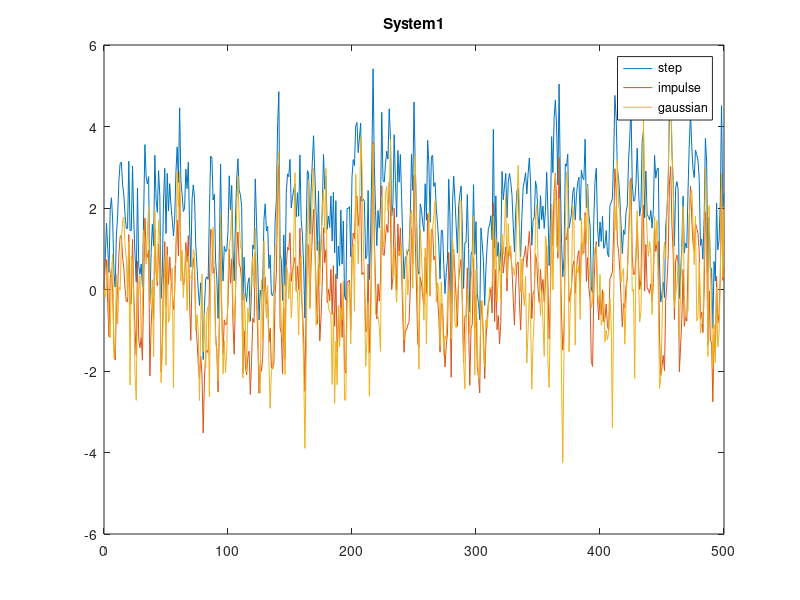
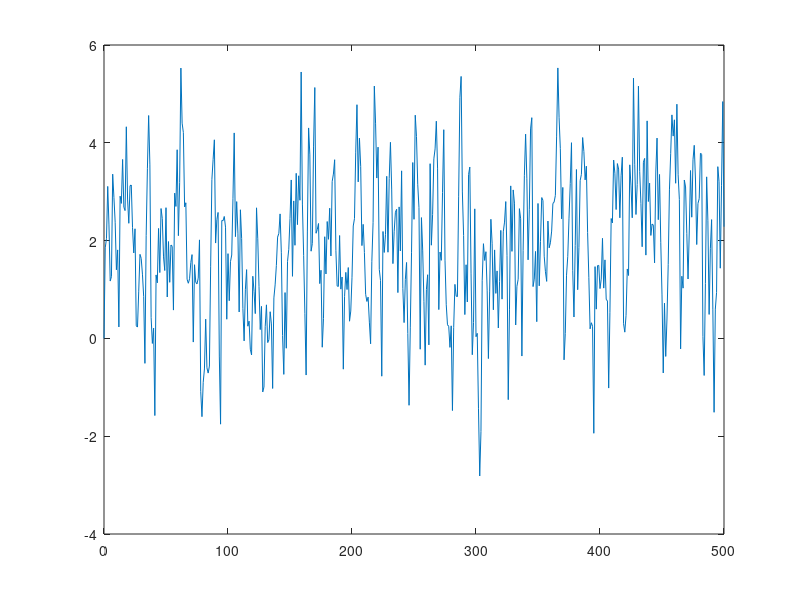

Write MATLAB code to recreate these figures, in order. (Note: this script raises an error after producing the figures.)
% A
clear; clc; close all;

a11 = -0.5; b11 = 0.9; c11 = 0; lambda = 1;
a12 = -0.5; b12 = 0.9; c12 = -0.4;

ND = 501;
t = linspace(0,ND-1,ND);

problem_size = 3;

y1 = zeros(ND,problem_size);
y1(1,1) = 0;
y2 = zeros(ND,problem_size);
y2(1,1) = 0;

sigma = 1;

e  =  randn(ND,1)*lambda; % bílý šum

u = zeros(ND, 3);
for problem = 1:3
    switch problem
        case 1
            u(:,problem)  =  ones(ND,1); % buzení systému
        case 2
            u(:,problem) = zeros(ND,1);
            u(1,problem) = sigma;
        case 3
            u(:,problem) = randn(ND, 1)*sigma;
    end
    
    for i = 2:ND
        y1(i,problem) = -a11*y1(i-1,problem) + b11*u(i-1,problem) + e(i, 1);
        y2(i,problem) = -a12*y2(i-1,problem) + b12*u(i-1,problem) + e(i, 1) + c12*e(i-1,1);
    end
end

figure;
plot(t, y1);
title('System1');
legend('step', 'impulse', 'gaussian');

figure;
plot(t, y2);
title('System2');
legend('step', 'impulse', 'gaussian');

%% B

theta_odhad1 = zeros(2,3);
theta_odhad2 = zeros(2,3);

for problem = 1:3
    phi = [-y1(1:ND-1,problem), u(1:ND-1,problem)];
    %E = e(1:ND, 1);
    theta_odhad1(:,problem) = inv(phi'* phi)*phi' * y1(2:ND,problem);
    
    phi = [-y2(1:ND-1,problem), u(1:ND-1,problem)];
    theta_odhad2(:,problem) = inv(phi'* phi)*phi' * y2(2:ND,problem);
end

theta_odhad1
theta_odhad2

%% C??

% impuls je blbej, protoze je skoro porad 0, a tim padem asi nic moc nepovi
% o b-koeficientu

% tim padem step je asi dobrej, protoze se dobre projevi A

% gauss se zda byt fakt dobrej (Niki fandi spise stepu!), protoze zkusime ruzne pary u -> y


%% D

y1_reg = zeros(ND,1);
e  =  randn(ND,1)*lambda;


kappa = 0;
v  =  randn(ND,1)*kappa;

k = 2;

% vyber odhadnuteho param
a = theta_odhad1(1,1) 
b = theta_odhad2(1,1)

u = zeros(ND,1)
for i = 2:ND
    u(i) = -k*y1_reg(i-1) + v(i-1);
    y1_reg(i) = -a*y1(i-1) + b*u(i) + e(i, 1);
end


plot(t, y1_reg)

%%
%theta_odhad = phi' + inv(phi'* phi)*phi'* e(ND-1,1)';
chyba = [a11, b11]'  - theta_odhad;